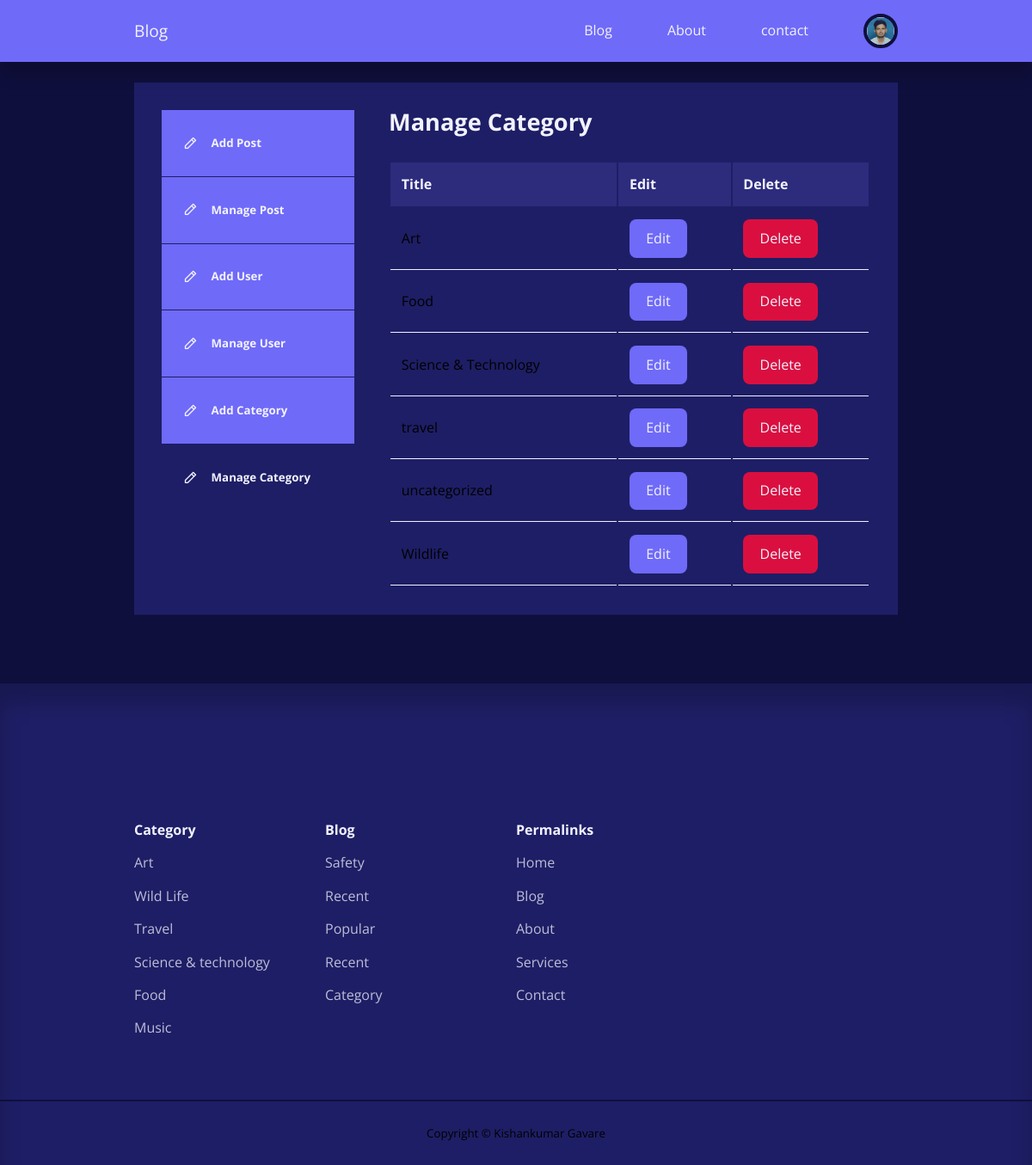
Page /admin/manage-categories.php (signed in) on the committed database.
### tables this page shows
CREATE TABLE `users` (
  `id` int(11) UNSIGNED NOT NULL,
  `firstname` varchar(50) NOT NULL,
  `lastname` varchar(50) NOT NULL,
  `username` varchar(50) NOT NULL,
  `email` varchar(100) NOT NULL,
  `password` varchar(255) NOT NULL,
  `avatar` varchar(255) NOT NULL,
  `is_admin` tinyint(1) NOT NULL
);

CREATE TABLE `categories` (
  `id` int(11) UNSIGNED NOT NULL,
  `title` varchar(50) NOT NULL,
  `description` text NOT NULL
);

### admin/partials/header.php (called while the page is built, shortened)
<?php
require '../partials/header.php';

### admin/manage-categories.php (the view, shortened to what this page needs)
<?php
include 'partials/header.php';
$query = "SELECT * FROM categories ORDER BY title ASC";
$categories = mysqli_query($connection, $query);
?>
<section class="dashboard">
    <div class="container dashboard__container">
        <aside>
            <ul>
                <li><a href="add-post.php"><i class="uil uil-pen"></i>
                        <h5>Add Post</h5>
                    </a>
                </li>
                <li><a href="index.php"><i class="uil uil-pen"></i>
                        <h5>Manage Post</h5>
                    </a>
                </li>
                <?php if(isset($_SESSION['user_is_admin'])): ?>
                <li><a href="add-user.php"><i class="uil uil-pen"></i>
                        <h5>Add User</h5>
                    </a>
                </li>
                <li><a href="manage-user.php"><i class="uil uil-pen"></i>
                        <h5>Manage User</h5>
                    </a>
                </li>
                <li><a href="add-category.php"><i class="uil uil-pen"></i>
                        <h5>Add Category</h5>
                    </a>
                </li>
                <li><a href="manage-categories.php" class="active"><i class="uil uil-pen"></i>
                        <h5>Manage Category</h5>
                    </a>
                </li>
                <?php endif ?>
            </ul>
        </aside>
        <main>
            <h2>Manage Category</h2>
            <?php if(mysqli_num_rows($categories) > 0) : ?>
            <table>
                <thead>
                    <tr>
                        <th>Title</th>
                        <th>Edit</th>
                        <th>Delete</th>
                    </tr>
                </thead>
                <tbody>
                    <?php while($category= mysqli_fetch_assoc($categories)) : ?>
                    <tr>
                        <td><?= $category['title'] ?></td>
                        <td><a href="<?= ROOT_URL ?>admin/edit-category.php?id=<?= $category['id'] ?>" class="btn sm">Edit</a></td>
                        <td><a href="<?= ROOT_URL ?>admin/delete-category.php?id=<?= $category['id'] ?>" class="btn sm danger">Delete</a></td>
                    </tr>
                    <?php endwhile ?>
                </tbody>
            </table>
            <?php else  : ?>
                <div class="alert__message error"><?= "No categories found " ?></div>
                <?php endif ?>
        </main>
    </div>
</section>
<?php
include '../partials/footer.php';
?>

### partials/header.php (shortened to what this page needs)
<?php
require 'config/database.php';
if(isset($_SESSION['user-id'])){
    $id=filter_var($_SESSION['user-id'], FILTER_SANITIZE_NUMBER_INT);
    $query = "SELECT avatar FROM users WHERE id=$id";
    $result= mysqli_query($connection, $query);
    $avatar= mysqli_fetch_assoc($result);
}
?>
<!DOCTYPE html>
<html>
    <head>
        <link rel="stylesheet" href="<?= ROOT_URL ?>css/style.css">
         <link rel="stylesheet" href="https://unicons.iconscout.com/release/v4.0.0/css/line.css">
    </head>
    <body>
        <nav>
            <div class="container nav_container">
                <a href="<?= ROOT_URL?>" class="nav_logo">Blog</a>
                <ul class="nav_items">
                    <li><a href="<?= ROOT_URL?>blog.php">Blog</a></li>
                    <li><a href="<?= ROOT_URL?>About.php">About</a></li>
                    <li><a href="<?= ROOT_URL?>contact.php">contact</a></li>
                    <?php if(isset($_SESSION['user-id'])) :?>
                        <li class="nav_profile">
                            <div class="avtar">
                                <img src="<?= ROOT_URL . 'images/' . $avatar['avatar'] ?>">
                            </div>
                        </li>
                    <?php else : ?>
                    <li><a href="<?= ROOT_URL?>signin.php">Signin</a></li>
                    <?php endif ?>
                </ul>
            </div>
        </nav>
</body>
</html>

### css/style.css (style rules this page uses)
:root { --color-primary:#6f6af8; --color-primary-light:hsl(242,91%,69%,18%); --color-priamry-variant:#5854c7; --color-red:#da0f3f; --color-red-light:rgba(252, 75, 44, 0.15); --color-green:#00c476; --color-green-light:hsl(156,100%,38%,15%); --color-gray-900:#1e1e66; --color-gray-700:#2d2b7c; --color-gray-300:rgba(242,242,254,0,3); --color-gray-200:rgba(242,242,254,0,7); --color-white:#f2f2fe; --color-bg:#0f0f3e; --transition:all 300ms ease; --container-width-lg:74%; --container-width-md:88%; --form-width:40%; --card-border-radius-1:0.3rem; --card-border-radius-2:0.5rem; --card-border-radius-3:0.8rem; --card-border-radius-4:2rem; --card-border-radius-5:5rem; }
* { margin:0; padding:0; outline:0; border:0; appearance:0; list-style:none; text-decoration:none; box-sizing: border-box; }
body { font-family: 'Open Sans', sans-serif; line-height:1.6; color:var(--color-gray-200); overflow-x: hidden; background:var(--color-bg); font-size: 0.9erem; }
.container { width:var(--container-width-lg); max-width:1800px; margin-inline:auto; }
section { margin-top:3rem; width:100w; }
h1,h2,h3,h4,h5 { color:var(--color-white); line-height:1.3; }
h2 { font-size:1.7rem; margin:1rem 0; }
a { color:var(--color-white); transition:var(--transition) }
img { display:block; width: 100%; object-fit: cover; }
nav { background: var(--color-primary); width: 100vw; height: 4.5rem; position:fixed; top:0; z-index:10; box-shadow:0 1rem 1rem rgba(0,0,0,0.2); }
.nav_container { height:100%; display:flex; align-items:center; justify-content: space-between; }
.avtar { width:2.5rem; height:2.5rem; border-radius: 50%; overflow:hidden; border:0.3rem solid var(--color-bg) }
.nav_logo { font-weight: 600%; font-size:1.2rem; }
.nav_items { display: flex; align-items: center; gap:4rem; }
.nav_profile { position:relative; cursor:pointer; }
.btn { display:inline-block; width:fit-content; padding: 0.6rem 1.2rem; background-color: var(--color-primary); border-radius: var(--card-border-radius-2); cursor: pointer; transition:var(--color-white); }
.btn.danger { background: var(--color-red); }
.dashboard { margin-top: 6rem; }
.dashboard__container { display:grid; grid-template-columns:14rem auto; gap:1rem; background: var(--color-gray-900); padding:2rem; margin-bottom:5rem; }
.dashboard aside a { background-color: var(--color-primary); display: flex; gap:1rem; align-items: center; padding: 1.6rem; }
.dashboard aside ul li a { border-bottom: 1px solid var(--color-gray-900); }
.dashboard aside a.active { background-color: var(--color-gray-900); }
.dashboard main { margin-left:1.5rem; }
.dashboard main h2 { margin:0 0 2rem 0; line-height:1; }
.dashboard main table { width:100%; text-align:left; }
.dashboard main table th { background: var(--color-gray-700); padding:0.8rem; color:var(--color-white); }
.dashboard main table td { padding:0.8rem; border-bottom: 0.05rem solid var(--color-white); }

### rows in the picture
users: avatar (picture)
categories: title "Art"
categories: title "Food"
categories: title "Science & Technology"
categories: title "travel"
categories: title "uncategorized"
categories: title "Wildlife"
